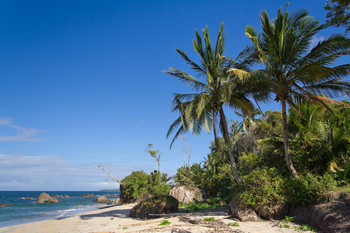
#> input picture CICLO-7/IA/Parte_practica/S13/beach.png, 350 x 233 px
$ jupyter execute 'Hi05 Histogramas y máscaras .ipynb'
#> lines starting #> are read from the running program, lines starting #| are printed output that depends on the picture; after the words box and inside, x2 and y2 are one past the last pixel; in counts of white or black regions, pixels touching at a corner belong together
# Histogramas y máscaras

Las máscaras se pueden usar para enfocar regiones específicas de una imagen que nos interesan. Ahora vamos a construir una máscara y calcular histogramas de color solo para la región enmascarada.

### Importar librerias

[cell 1]
import matplotlib.pyplot as plt
import numpy as np
import cv2

### Función para mostrar imágenes

[cell 2]
def mostrar_imagen(titulo, imagen):
  imagen = cv2.cvtColor(imagen,cv2.COLOR_BGR2RGB)
  plt.imshow(imagen)
  plt.title(titulo)
  plt.grid(False)
  plt.show()

Diccionario para establecer los argumentos

[cell 3]
args = {"imagen": "beach.png"}

Función para el histograma

[cell 4]
def plot_histograma(imagen, titulo, mascara = None):
    # Guarda los canales de la imagenn,
    # inicializa la tupla de colores
    # y la figura
    canales = cv2.split(imagen)
    colores = ("b", "g", "r")
    plt.figure()
    plt.title(titulo)
    plt.xlabel("Bins")
    plt.ylabel("# de Pixeles")

    # Bucle sobre los canales de la imagen
    for (canal, color) in zip(canales, colores):
        # Crear un histograma para el canal actual y dibujarlo
        hist = cv2.calcHist([canal], [0], mascara, [256], [0, 256])
        plt.plot(hist, color = color)
        plt.xlim([0, 256])

### Histograma con máscara

Leer la imagen y mostrarla

[cell 5]
imagen = cv2.imread(args["imagen"])
#> imagen is the input picture: shape (233, 350, 3); mean B, G, R 136, 110.4, 78.6
mostrar_imagen("Original",imagen)

Histograma para la imagen original

[cell 6]
plot_histograma(imagen,"Histograma para la imagen original")
#> the loop in plot_histograma, `for (canal, color) in zip(canales, colores):` made 3 passes
#> color on passes 1 to 3: 'b', 'g', 'r'
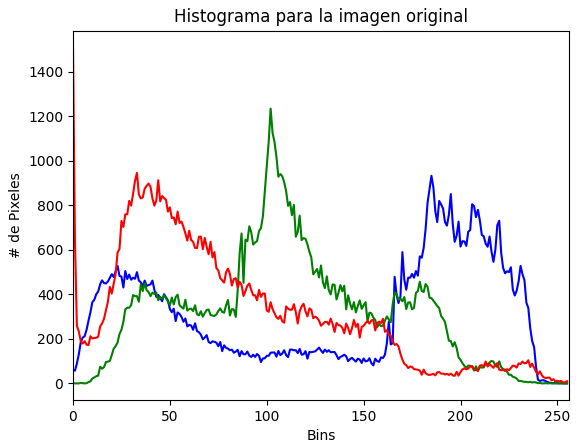
#> figure drawn by matplotlib, 1 panel; curve peaks at x = 185, y = 933; curve peaks at x = 102, y = 1235; curve peaks at x = 0, y = 1510

Construcción de una máscara, la máscara será de color NEGRO para las regiones que se quieran ignorar y BLANCO para las regiones que se quieran examinar. La máscara será un rectángulo

[cell 7]
imagen.shape[:2]
#> Out = (233, 350)

[cell 8]
mascara = np.zeros(imagen.shape[:2],dtype = "uint8")
cv2.rectangle(mascara,(250,180),(280,200),255,-1)
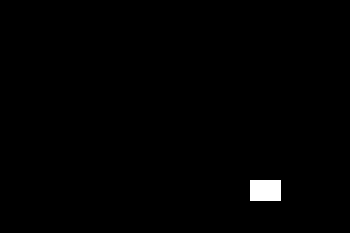
#> mascara: shape (233, 350); 0.8% white; 1 white region, box (x1, y1, x2, y2) and area: (250, 180, 281, 201) 651
mostrar_imagen("Máscara",mascara)

[cell 9]
enmascarado = cv2.bitwise_and(imagen,imagen,mask=mascara)
mostrar_imagen("Con máscara",enmascarado)

[cell 10]
plot_histograma(imagen,"Histograma para la imagen con máscara",
               mascara = mascara)
#> the loop in plot_histograma (call 2), `for (canal, color) in zip(canales, colores):` made 3 passes
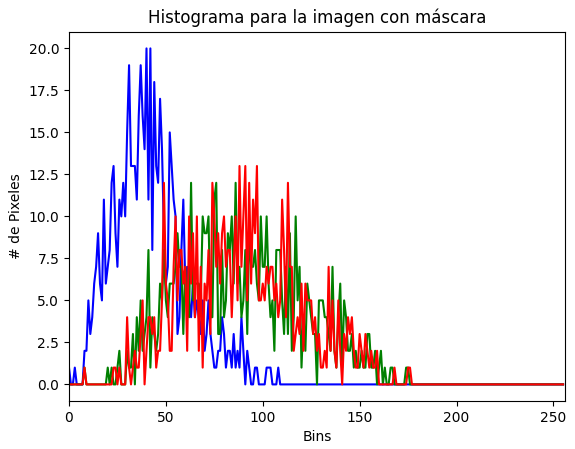
#> figure drawn by matplotlib, 1 panel; curve peaks at x = 40, y = 20; curve peaks at x = 63, y = 12; curve peaks at x = 88, y = 13

$ run again, with CICLO-7/IA/Parte_practica/S13/wave.png copied over CICLO-7/IA/Parte_practica/S13/beach.png
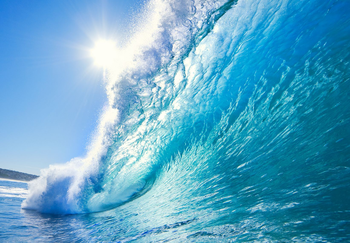
#> input picture CICLO-7/IA/Parte_practica/S13/wave.png, 350 x 243 px
#> imagen is the input picture: shape (243, 350, 3); mean B, G, R 199.1, 166.5, 93.5
#> the loop in plot_histograma, `for (canal, color) in zip(canales, colores):` made 3 passes
#> color on passes 1 to 3: 'b', 'g', 'r'
#> `cv2.rectangle(mascara,(250,180),(280,200),255,-1)`:
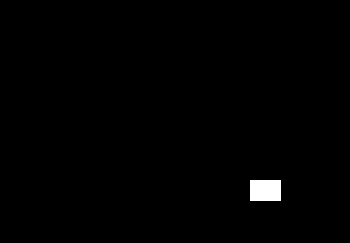
#> mascara: shape (243, 350); 0.77% white; 1 white region, box (x1, y1, x2, y2) and area: (250, 180, 281, 201) 651
#> the loop in plot_histograma (call 2), `for (canal, color) in zip(canales, colores):` made 3 passes
#> `[cell 10] plot_histograma(imagen,"Histograma para la imagen con máscar..`:
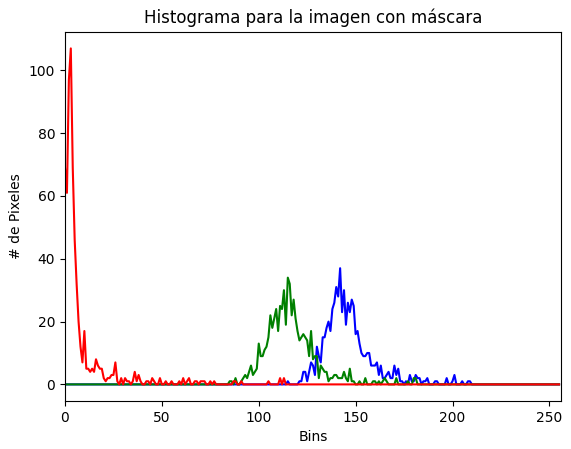
#> figure drawn by matplotlib, 1 panel; curve peaks at x = 142, y = 37; curve peaks at x = 115, y = 34; curve peaks at x = 3, y = 107
